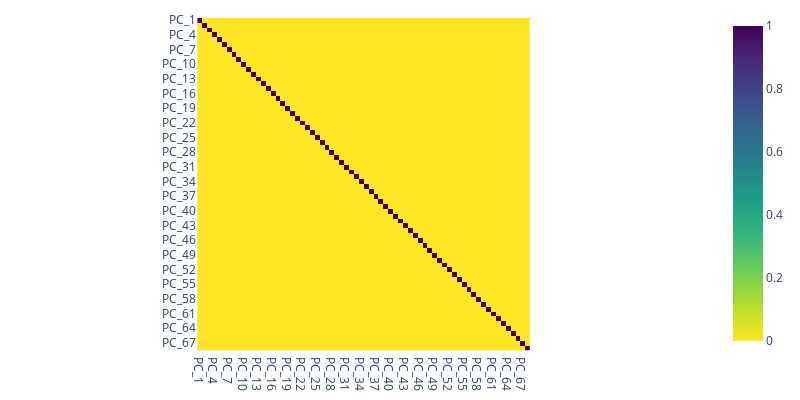

Notebook source saved alongside this figure:
### Code cell
pca_components_corr = pd.DataFrame(X_train_reduced_new).corr()
fig = px.imshow(pca_components_corr, color_continuous_scale='Viridis_r')
fig.update_layout(height=400,
                  width=800,
                  showlegend=True,
                  margin=dict(l=10, r=10, b=10, t=10)
                  )
fig.show()

### Figure 1 — Plotly figure (JSON) as saved in the notebook; plotly's stock layout.template omitted (floating-point values rounded to 4 significant figures; data arrays with more than 128 entries replaced by an {"elided": "..."} marker saying what was removed)
{"data": [{"coloraxis": "coloraxis", "hovertemplate": "x: %{x}<br>y: %{y}<br>color: %{z}<extra></extra>", "name": "0", "type": "heatmap", "x": ["PC_1", "PC_2", "PC_3", "PC_4", "PC_5", "PC_6", "PC_7", "PC_8", "PC_9", "PC_10", "PC_11", "PC_12", "PC_13", "PC_14", "PC_15", "PC_16", "PC_17", "PC_18", "PC_19", "PC_20", "PC_21", "PC_22", "PC_23", "PC_24", "PC_25", "PC_26", "PC_27", "PC_28", "PC_29", "PC_30", "PC_31", "PC_32", "PC_33", "PC_34", "PC_35", "PC_36", "PC_37", "PC_38", "PC_39", "PC_40", "PC_41", "PC_42", "PC_43", "PC_44", "PC_45", "PC_46", "PC_47", "PC_48", "PC_49", "PC_50", "PC_51", "PC_52", "PC_53", "PC_54", "PC_55", "PC_56", "PC_57", "PC_58", "PC_59", "PC_60", "PC_61", "PC_62", "PC_63", "PC_64", "PC_65", "PC_66", "PC_67", "PC_68"], "xaxis": "x", "y": ["PC_1", "PC_2", "PC_3", "PC_4", "PC_5", "PC_6", "PC_7", "PC_8", "PC_9", "PC_10", "PC_11", "PC_12", "PC_13", "PC_14", "PC_15", "PC_16", "PC_17", "PC_18", "PC_19", "PC_20", "PC_21", "PC_22", "PC_23", "PC_24", "PC_25", "PC_26", "PC_27", "PC_28", "PC_29", "PC_30", "PC_31", "PC_32", "PC_33", "PC_34", "PC_35", "PC_36", "PC_37", "PC_38", "PC_39", "PC_40", "PC_41", "PC_42", "PC_43", "PC_44", "PC_45", "PC_46", "PC_47", "PC_48", "PC_49", "PC_50", "PC_51", "PC_52", "PC_53", "PC_54", "PC_55", "PC_56", "PC_57", "PC_58", "PC_59", "PC_60", "PC_61", "PC_62", "PC_63", "PC_64", "PC_65", "PC_66", "PC_67", "PC_68"], "yaxis": "y", "z": {"elided": "68x68 float values"}}], "layout": {"coloraxis": {"colorscale": [[0, "#fde725"], [0.1111, "#b5de2b"], [0.2222, "#6ece58"], [0.3333, "#35b779"], [0.4444, "#1f9e89"], [0.5556, "#26828e"], [0.6667, "#31688e"], [0.7778, "#3e4989"], [0.8889, "#482878"], [1, "#440154"]]}, "height": 400, "margin": {"b": 10, "l": 10, "r": 10, "t": 10}, "showlegend": true, "width": 800, "xaxis": {"anchor": "y", "constrain": "domain", "domain": [0, 1], "scaleanchor": "y"}, "yaxis": {"anchor": "x", "autorange": "reversed", "constrain": "domain", "domain": [0, 1]}}}
